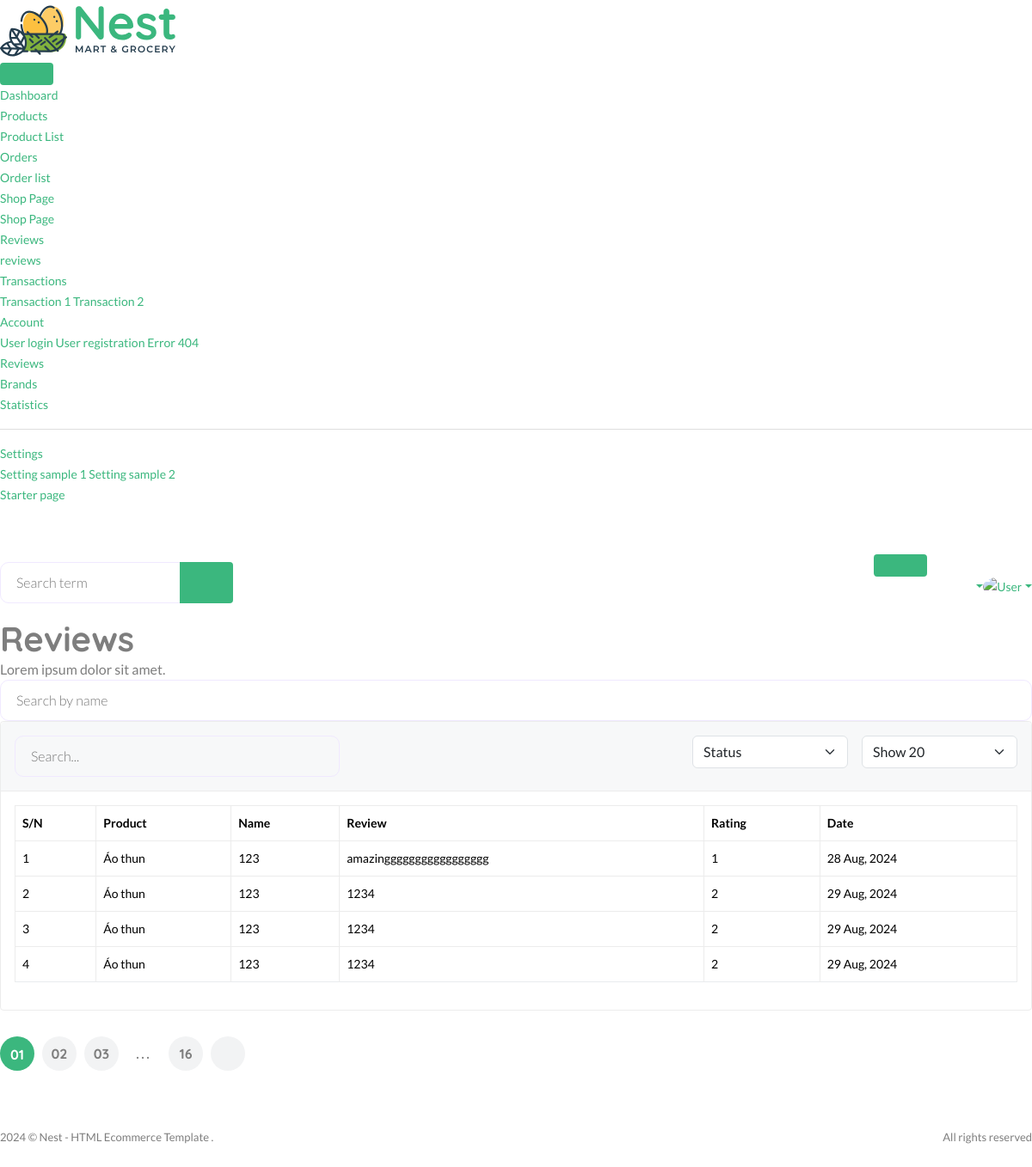
Before: /useradmin/reviews/ with the older database file.
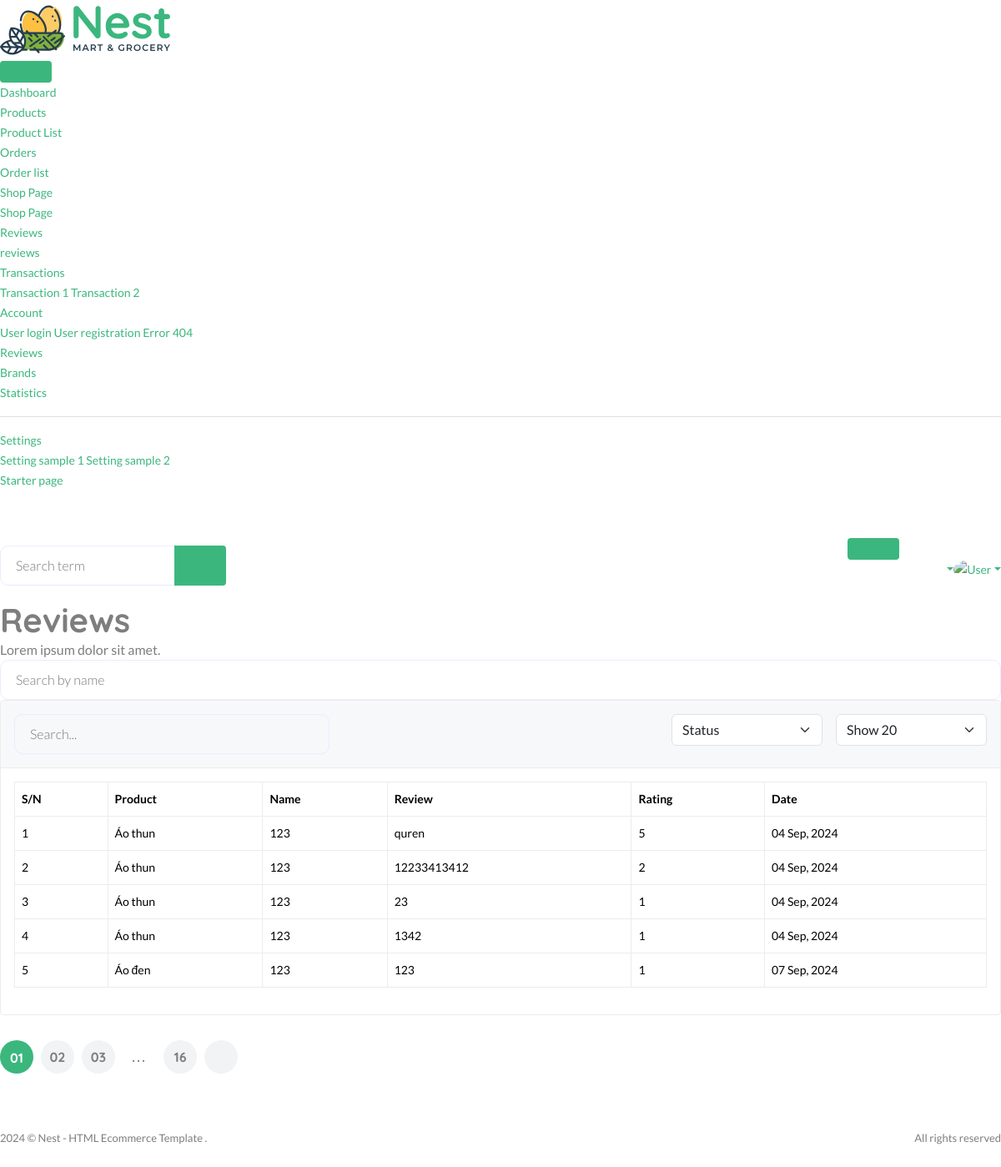
After: the same page with the newer database file.
### core/models.py (models this page shows, shortened)
class ProductReview(models.Model):
    user = models.ForeignKey(User, on_delete=models.SET_NULL, null=True)
    product = models.ForeignKey(Product, on_delete=models.SET_NULL, null=True,related_name="reviews")
    review = models.TextField()
    rating = models.IntegerField(choices=RATING,default=None)
    date = models.DateTimeField(auto_now_add=True)
    class Meta:
        verbose_name_plural = "Product Reviews"

class Product(models.Model):
    pid = ShortUUIDField(unique=True, length=10, max_length=20, alphabet="abcdefghi12345")
    user = models.ForeignKey(User, on_delete=models.SET_NULL, null=True)
    category = models.ForeignKey(Category, on_delete=models.SET_NULL, null=True, related_name="category")
    vendor = models.ForeignKey(Vendor,on_delete=models.SET_NULL, null=True,related_name="product" )
    title = models.CharField(max_length=100, default="Fresh Pear")
    image = models.ImageField(upload_to=user_directory_path, default="product.jpg")
    description = RichTextUploadingField(null=True, blank=True, default="This is the product")
    price = models.DecimalField(max_digits=10, decimal_places=2, default="1.99")
    old_price = models.DecimalField(max_digits=10, decimal_places=2, default="2.99")
    specifications = RichTextUploadingField(null=True, blank=True)
    type = models.CharField(max_length=100, default="koton",null=True,blank=True)
    stock_count = models.CharField(max_length=100, default="8",null=True,blank=True)
    life = models.CharField(max_length=100,default="10 days",null=True,blank=True)
    mfd = models.DateTimeField(auto_now_add=False,null=True,blank=True)
    tags = TaggableManager(blank=True)
    product_status = models.CharField(choices=STATUS, max_length=10, default="in_review")
    status = models.BooleanField(default=True)
    in_stock = models.BooleanField(default=True)
    featured = models.BooleanField(default=False)
    digital = models.BooleanField(default=False)
    sku = ShortUUIDField(unique=True,length=4, max_length=10, prefix = "sku", alphabet="1234567890")
    date = models.DateTimeField(auto_now_add=True)
    update = models.DateTimeField(null=True,blank=True)
    class Meta:
        verbose_name_plural = "Products"

### userauths/models.py (models this page shows, shortened)
class User(AbstractUser):
    email = models.EmailField(unique=True)
    username  = models.CharField(max_length=100)
    bio = models.CharField(max_length=100)
    USERNAME_FIELD = "email"
    REQUIRED_FIELDS = ['username']

### useradmin/views.py (the view)
# urls.py: path("reviews/",views.reviews, name="reviews"),
def reviews(request):
    reviews = ProductReview.objects.all()
    context = {
        "reviews":reviews
    }
    return render(request,"useradmin/reviews.html",context)

### core/context_processor.py (called while the page is built)
def default(request):
    categories = Category.objects.all()
    vendors = Vendor.objects.all()
    min_max_price = Product.objects.aggregate(Min("price"),Max("price"))
    try:
        address = Address.objects.get(user = request.user)
    except:
        address = None
    try:
        wishlist = Wishlist.objects.filter(user = request.user)
    except:
        messages.warning(request,"you need login ")
        wishlist = 0
    return{
        "categories":categories,
        "wishlist":wishlist,
        "address":address,
        "vendors":vendors,
        "min_max_price":min_max_price,
    }

### templates/useradmin/reviews.html (shortened to what the changed rows need)
{% extends "useradmin/base.html" %}
{% load static %}
{% load humanize %}
{% block content %}
<main class="main-wrap">
    <section class="content-main">
        <div class="content-header">
            <div>
                <h2 class="content-title card-title">Reviews</h2>
            </div>
        </div>
        <div class="card mb-4">
            <div class="card-body">
                <div class="table-responsive">
                    <table class="table table-hover">
                        <thead>
                            <tr>
                                <th>S/N</th>
                                <th>Product</th>
                                <th>Name</th>
                                <th>Review</th>
                                <th>Rating</th>
                                <th>Date</th>
                            </tr>
                        </thead>
                        <tbody>
                            {% for r in reviews  %}
                           <tr>
                                <td>{{ forloop.counter }}</td>
                                <td><b>{{r.product.title}}</b></td>
                                <td>{{r.user.username|title}}</td>
                                <td>{{r.review}}</td>
                                <td>{{r.rating}}</td>
                                <td>{{r.date|date:"d M, Y"}}</td>
                            </tr>
                            {% endfor %}
                        </tbody>
                    </table>
                </div>
            </div>
        </div>
    </section>
</main>
{% endblock %}

Changed rows visible on the page:
removed ProductReview: product "Áo thun", user.username "123", review "amazinggggggggggggggggg", rating "1", date "28 Aug, 2024"
removed ProductReview: product "Áo thun", user.username "123", review "1234", rating "2", date "29 Aug, 2024"
removed ProductReview: product "Áo thun", user.username "123", review "1234", rating "2", date "29 Aug, 2024"
removed ProductReview: product "Áo thun", user.username "123", review "1234", rating "2", date "29 Aug, 2024"
added ProductReview: product "Áo thun", user.username "123", review "quren", rating "5", date "04 Sep, 2024"
added ProductReview: product "Áo thun", user.username "123", review "12233413412", rating "2", date "04 Sep, 2024"
added ProductReview: product "Áo thun", user.username "123", review "23", rating "1", date "04 Sep, 2024"
added ProductReview: product "Áo thun", user.username "123", review "1342", rating "1", date "04 Sep, 2024"
added ProductReview: product "Áo đen", user.username "123", review "123", rating "1", date "07 Sep, 2024"
